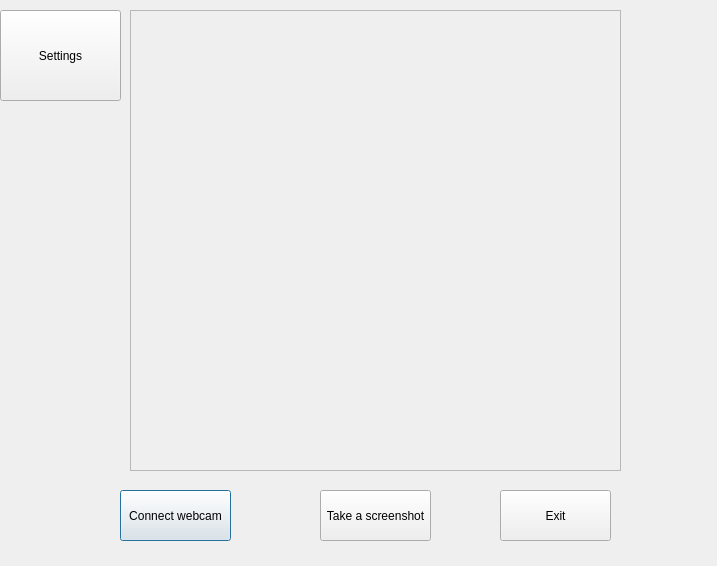
<?xml version="1.0" encoding="UTF-8"?>
<ui version="4.0">
 <class>Dialog</class>
 <widget class="QDialog" name="Dialog">
  <property name="geometry">
   <rect>
    <x>0</x>
    <y>0</y>
    <width>717</width>
    <height>566</height>
   </rect>
  </property>
  <property name="windowTitle">
   <string>Dialog</string>
  </property>
  <widget class="QFrame" name="frame">
   <property name="geometry">
    <rect>
     <x>130</x>
     <y>10</y>
     <width>491</width>
     <height>461</height>
    </rect>
   </property>
   <property name="frameShape">
    <enum>QFrame::StyledPanel</enum>
   </property>
   <property name="frameShadow">
    <enum>QFrame::Raised</enum>
   </property>
  </widget>
  <widget class="QPushButton" name="pushButton">
   <property name="geometry">
    <rect>
     <x>120</x>
     <y>490</y>
     <width>111</width>
     <height>51</height>
    </rect>
   </property>
   <property name="text">
    <string>Connect webcam</string>
   </property>
  </widget>
  <widget class="QPushButton" name="pushButton_2">
   <property name="geometry">
    <rect>
     <x>320</x>
     <y>490</y>
     <width>111</width>
     <height>51</height>
    </rect>
   </property>
   <property name="text">
    <string>Take a screenshot</string>
   </property>
  </widget>
  <widget class="QPushButton" name="pushButton_3">
   <property name="geometry">
    <rect>
     <x>500</x>
     <y>490</y>
     <width>111</width>
     <height>51</height>
    </rect>
   </property>
   <property name="text">
    <string>Exit</string>
   </property>
  </widget>
  <widget class="QPushButton" name="pushButton_4">
   <property name="geometry">
    <rect>
     <x>0</x>
     <y>10</y>
     <width>121</width>
     <height>91</height>
    </rect>
   </property>
   <property name="text">
    <string>Settings</string>
   </property>
  </widget>
 </widget>
 <resources/>
 <connections/>
</ui>
